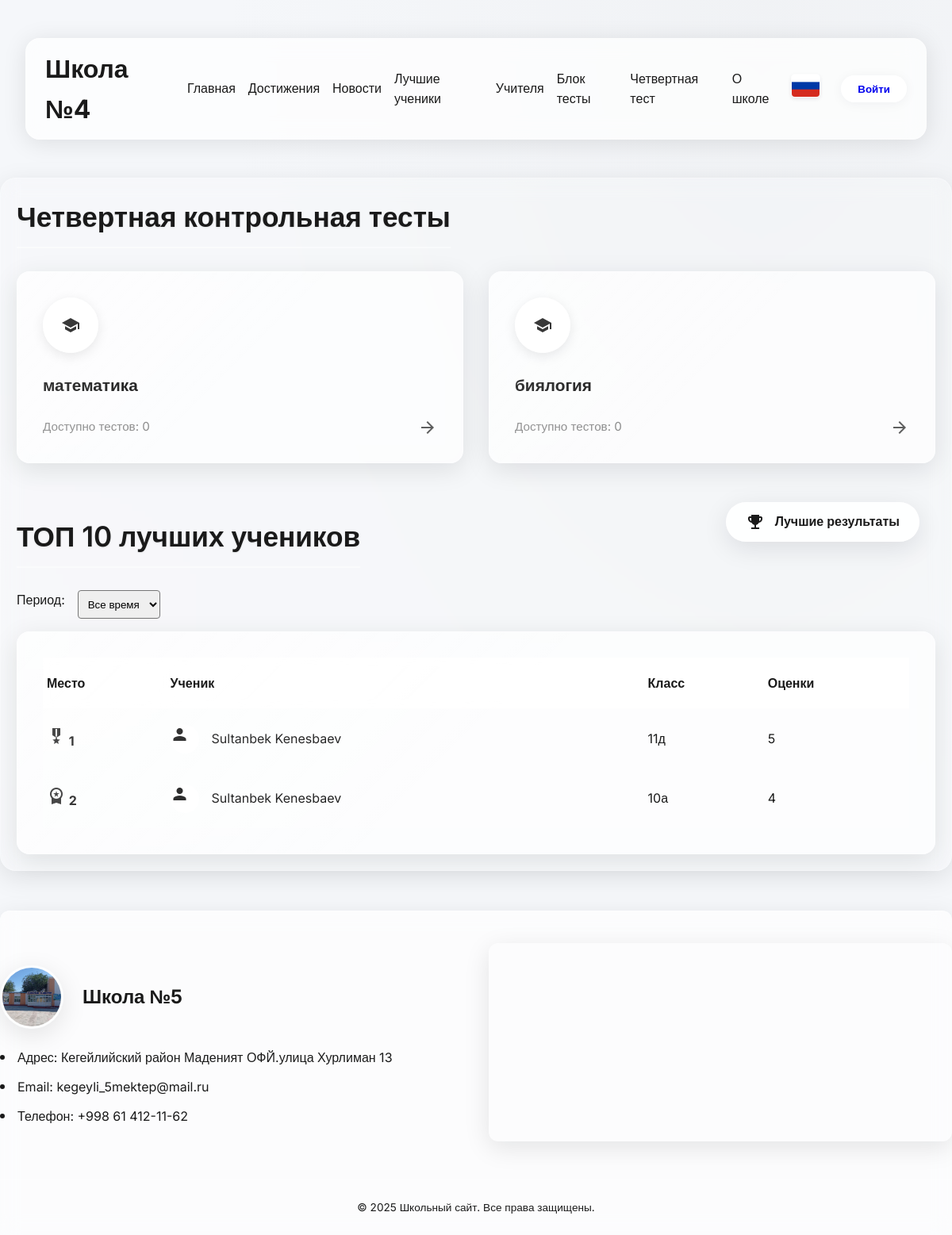
The app's page /control_works.php with its own data.
### tables this page shows
CREATE TABLE `control_subjects` (
  `id` int NOT NULL,
  `name` varchar(255) NOT NULL
);

### includes/lang.php (called while the page is built, shortened)
<?php
$default_lang = 'ru';
$current_lang = $_SESSION['lang'] ?? $default_lang;
$translation_file = __DIR__ . "/lang/{$current_lang}.json";
$translations = file_exists($translation_file)
    ? json_decode(file_get_contents($translation_file), true)
    : [];
if (!function_exists('t')) {
    function t($key, $params = []) {
        global $translations;
        $text = $translations[$key] ?? $key;
        return $text;
    }
}
?>

### control_works.php (the view, shortened to what this page needs)
<?php
require_once "includes/db.php";
require_once "includes/lang.php";
try {
    $stmt = $pdo->query("SELECT * FROM control_subjects");
    $subjects = $stmt->fetchAll(PDO::FETCH_ASSOC);
} catch (PDOException $e) {
    error_log("Ошибка базы данных (control_subjects): " . $e->getMessage());
    die(t('error_query') . ": " . $e->getMessage());
}
$period = $_GET['period'] ?? 'all';
$period_filters = [
    'week' => 'WHERE created_at >= NOW() - INTERVAL 1 WEEK',
    'month' => 'WHERE created_at >= NOW() - INTERVAL 1 MONTH',
    '3months' => 'WHERE created_at >= NOW() - INTERVAL 3 MONTH',
    '6months' => 'WHERE created_at >= NOW() - INTERVAL 6 MONTH',
    'year' => 'WHERE created_at >= NOW() - INTERVAL 1 YEAR'
];
$where_clause = $period_filters[$period] ?? '';
try {
    $top_students = $pdo->query("
    SELECT student_name, student_lastname, class_id, MAX(grade) AS grade, c.name AS class_name
    FROM control_test_results r
    JOIN classes c ON r.class_id = c.id
    $where_clause
    GROUP BY student_name, student_lastname, class_id, c.name
    ORDER BY MAX(grade) DESC
    LIMIT 10
")->fetchAll(PDO::FETCH_ASSOC);
} catch (PDOException $e) {
    error_log("Ошибка базы данных (top_students_control): " . $e->getMessage());
    die(t('error_query') . ": " . $e->getMessage());
}
$subject_icons = [
    'Математика' => 'π',
    'Физика' => '⚡',
    'Химия' => '🧪',
    'Биология' => '🌱',
    'История' => '🏛',
    'Литература' => '📚',
    'Русский язык' => '✍',
    'Английский язык' => 'translate',
    'География' => '🌎',
    'Информатика' => '💻'
];
?>
<!DOCTYPE html>
<html>
<head>
    <link rel="stylesheet" href="./public/css/header.css">
    <link rel="stylesheet" href="./public/css/test.css">
    <link rel="stylesheet" href="./public/css/fotter.css">
    <link rel="stylesheet" href="./public/css/styles.css">
</head>
<body>
    <?php include("includes/header.php"); ?>
    <main class="container">
        <section class="subjects-section">
            <h1 class="section-title"><?= t('section_title_control_works') ?></h1>
            <div class="subjects-grid">
                <?php foreach ($subjects as $subj):
                    $icon = $subject_icons[$subj['name']] ?? 'school';
                ?>
                    <div class="subject-card">
                        <a href="#" class="subject-link" data-subject-id="<?= $subj['id'] ?>">
                            <div class="subject-icon">
                                <span class="material-icons"><?= $icon ?></span>
                            </div>
                            <h3 class="subject-name"><?= htmlspecialchars($subj['name']) ?></h3>
                            <div class="subject-meta">
                                <span class="tests-count"><?= t('tests_available') ?>: <?php
                                    try {
                                        $stmt = $pdo->prepare("SELECT COUNT(*) FROM control_tests WHERE subject_id = ? AND end_date >= NOW()");
                                        $stmt->execute([$subj['id']]);
                                        echo $stmt->fetchColumn();
                                    } catch (PDOException $e) {
                                        error_log("Ошибка базы данных (control_tests count): " . $e->getMessage());
                                        echo "0";
                                    }
                                ?></span>
                                <span class="material-icons arrow-icon">arrow_forward</span>
                            </div>
                        </a>
                    </div>
                <?php endforeach; ?>
            </div>
        </section>
        <section class="top-students-section">
            <h2 class="section-title"><?= t('section_title_top_students') ?></h2>
            <form method="get" class="filter-form">
                <label><?= t('filter_label_period') ?>:</label>
                <select name="period" class="filter-select" onchange="this.form.submit()">
                    <option value="all" <?= $period == 'all' ? 'selected' : '' ?>><?= t('filter_option_all') ?></option>
                </select>
            </form>
            <div class="achievement-badge">
                <span class="material-icons">emoji_events</span>
                <span><?= t('best_results') ?></span>
            </div>
            <div class="table-container">
                <table class="top-students-table">
                    <thead>
                        <tr>
                            <th class="place-col"><?= t('table_header_place') ?></th>
                            <th class="student-col"><?= t('table_header_student') ?></th>
                            <th class="class-col"><?= t('table_header_class') ?></th>
                            <th class="score-col"><?= t('table_header_grade') ?></th>
                        </tr>
                    </thead>
                    <tbody>
                        <?php if (empty($top_students)): ?>
                            <tr><td colspan="4" style="text-align: center;"><?= t('no_data') ?></td></tr>
                        <?php else: ?>
                            <?php $i = 1; ?>
                            <?php foreach ($top_students as $student): ?>
                                <tr class="<?= $i <= 3 ? 'top-three' : '' ?>">
                                    <td class="place-cell">
                                        <?php if ($i <= 3): ?>
                                            <span class="medal-icon material-icons">
                                            </span>
                                        <?php endif; ?>
                                        <?= $i ?>
                                    </td>
                                    <td class="student-cell">
                                        <span class="student-avatar material-icons">person</span>
                                        <?= htmlspecialchars($student['student_name'] . ' ' . $student['student_lastname']) ?>
                                    </td>
                                    <td class="class-cell"><?= htmlspecialchars($student['class_name']) ?></td>
                                    <td class="score-cell"><?= $student['grade'] ?></td>
                                </tr>
                                <?php $i++; ?>
                            <?php endforeach; ?>
                        <?php endif; ?>
                    </tbody>
                </table>
            </div>
        </section>
    </main>
    <?php include("includes/footer.php"); ?>
</body>
</html>

### public/css/header.css (style rules this page uses)
:root { --glass-white: rgba(255, 255, 255, 0.7); --glass-border: rgba(255, 255, 255, 0.18); --text-dark: #1c2436; --text-light: #ffffff; --shadow: 0 4px 30px rgba(0, 0, 0, 0.1); --transition: all 0.4s cubic-bezier(0.16, 1, 0.3, 1); --glass-blur: 12px; }
* { margin: 0; padding: 0; box-sizing: border-box; font-family: "Inter", system-ui, -apple-system, sans-serif; }
body { line-height: 1.6; color: var(--text-dark); background-color: #f5f7fa; background-image: radial-gradient( at 80% 0%, rgba(200, 200, 200, 0.1) 0px, transparent 50% ), radial-gradient(at 0% 50%, rgba(255, 255, 255, 0.1) 0px, transparent 50%); }

### public/css/fotter.css (style rules this page uses)
:root { --glass-base: rgba(255, 255, 255, 0.65); --glass-border: rgba(255, 255, 255, 0.3); --glass-highlight: rgba(255, 255, 255, 0.4); --glass-shadow: 0 8px 32px rgba(0, 0, 0, 0.1); --glass-blur: 12px; --text-dark: #1a1a1a; --text-light: rgba(255, 255, 255, 0.9); --transition: all 0.4s cubic-bezier(0.16, 1, 0.3, 1); --border-radius: 12px; }

### public/css/styles.css (style rules this page uses)
* { margin: 0px; padding: 0px; box-sizing: border-box; font-family: "Inter", sans-serif; }
body { position: relative; }
a { text-decoration: none; display: inline-block; }
body { font-size: clamp(8px, 2vw, 16px); min-width: 360px; }
h1, h2, h3, h4, h5, h6, button, a { font-family: "Inter", sans-serif; }
.container { max-width: 1300px; width: 100%; margin: 0px auto; position: relative; }

### control_works.php (style rules this page uses)
.filter-form { display: flex; gap: 1rem; margin-bottom: 1rem; }
.filter-select { padding: 0.5rem; border-radius: 4px; }

### records on screen
control_subjects: name "математика", fetchColumn "0"
control_subjects: name "биялогия", fetchColumn "0"

### other values on screen
t('school_name') "Школа №4"
t('menu_home') "Главная"
t('menu_achievements') "Достижения"
t('menu_news') "Новости"
t('menu_best_students') "Лучшие ученики"
t('menu_teachers') "Учителя"
t('menu_tests') "Блок тесты"
t('menu_tests_2') "Четвертная тест"
t('menu_about') "О школе"
t('login_button') "Войти"
t('section_title_control_works') "Четвертная контрольная тесты"
t('section_title_top_students') "ТОП 10 лучших учеников"
t('filter_label_period') "Период"
t('best_results') "Лучшие результаты"
t('table_header_place') "Место"
